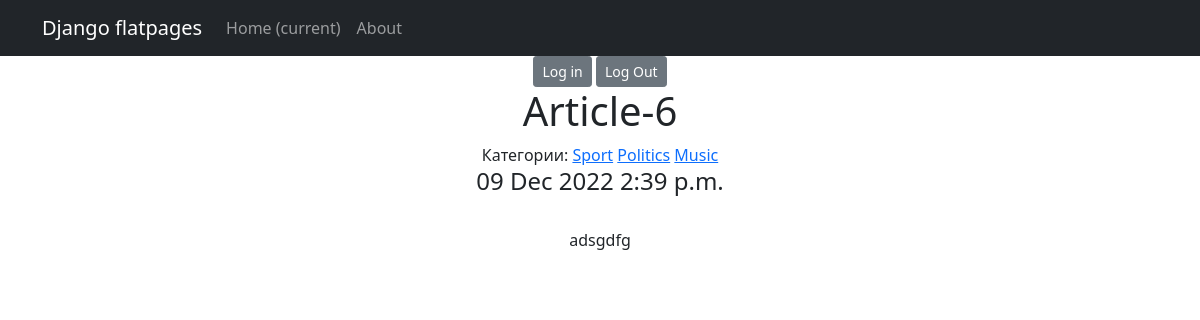
/news/18, run on the app's committed database.
### news/models.py (models this page shows, shortened)
class Post(models.Model):
    authorP = models.ForeignKey(Author, on_delete=models.CASCADE)
    articles = "AR"
    news = "NW"
    CATEGORY_TYPES = [
        (articles, 'Статья'),
        (news, 'Новость')
    ]
    category_type = models.CharField(max_length=2, choices=CATEGORY_TYPES, default=news)
    time_add = models.DateTimeField(auto_now_add=True)
    post_category = models.ManyToManyField(Category, through='PostCategory')
    title = models.CharField(max_length=255)
    text = models.TextField()
    rating = models.IntegerField(default=0)

class Category(models.Model):
    name = models.CharField(max_length=127, unique=True)
    subscribers = models.ManyToManyField(User, through='SubscribeCategory')

### news/views.py (the view)
# urls.py: path('<int:pk>', NewsDetail.as_view(), name='news_detail'),
class NewsDetail(DetailView):
    model = Post
    template_name = 'news_detail.html'
    context_object_name = 'new1'

### news/templatetags/d36_filters.py (called while the page is built)
@register.filter()
def censor(txt):
    replace_list = ['some', 'news-1']
    if not isinstance(txt, str):
        raise TypeError(f'invalid object type for censorship')
    else:
        for word in txt.split(" "):
            if word.lower() in replace_list:
                txt = txt.replace(word, f'{word[0]}{"*"*(len(word)-2)}{word[-1]}')
    return txt

### templates/news_detail.html (shortened to what this page needs)
{% extends 'flatpages/default.html' %}
{% load d36_filters %}
{% block content %}
<a href="/accounts/login" class="btn btn-secondary btn-sm">Log in</a>
<a href="/accounts/logout" class="btn btn-secondary btn-sm">Log Out</a>
<td><h1>{{ new1.title|censor }}</h1></td>
<td>
    {% if new1.post_category.all %}
        Категории:
        {% endif %}
{% for cat in new1.post_category.all %}
    <a href="{% url 'category_list' cat.id %}">{{ cat.name }}</a>
    {% endfor %}
</td>
<br>
<h4>
{{ new1.time_add|date:'d M Y' }}
{{ new1.time_add|time }}
</h4>
<br>
<td>{{ new1.text|censor}}</td>
<br>
{% endblock content %}

### data on the page
Post: title|censor "Article-6", time_add "09 Dec 2022", time_add "2:39 p.m.", text|censor "adsgdfg"
Category: name "Sport"
Category: name "Politics"
Category: name "Music"
